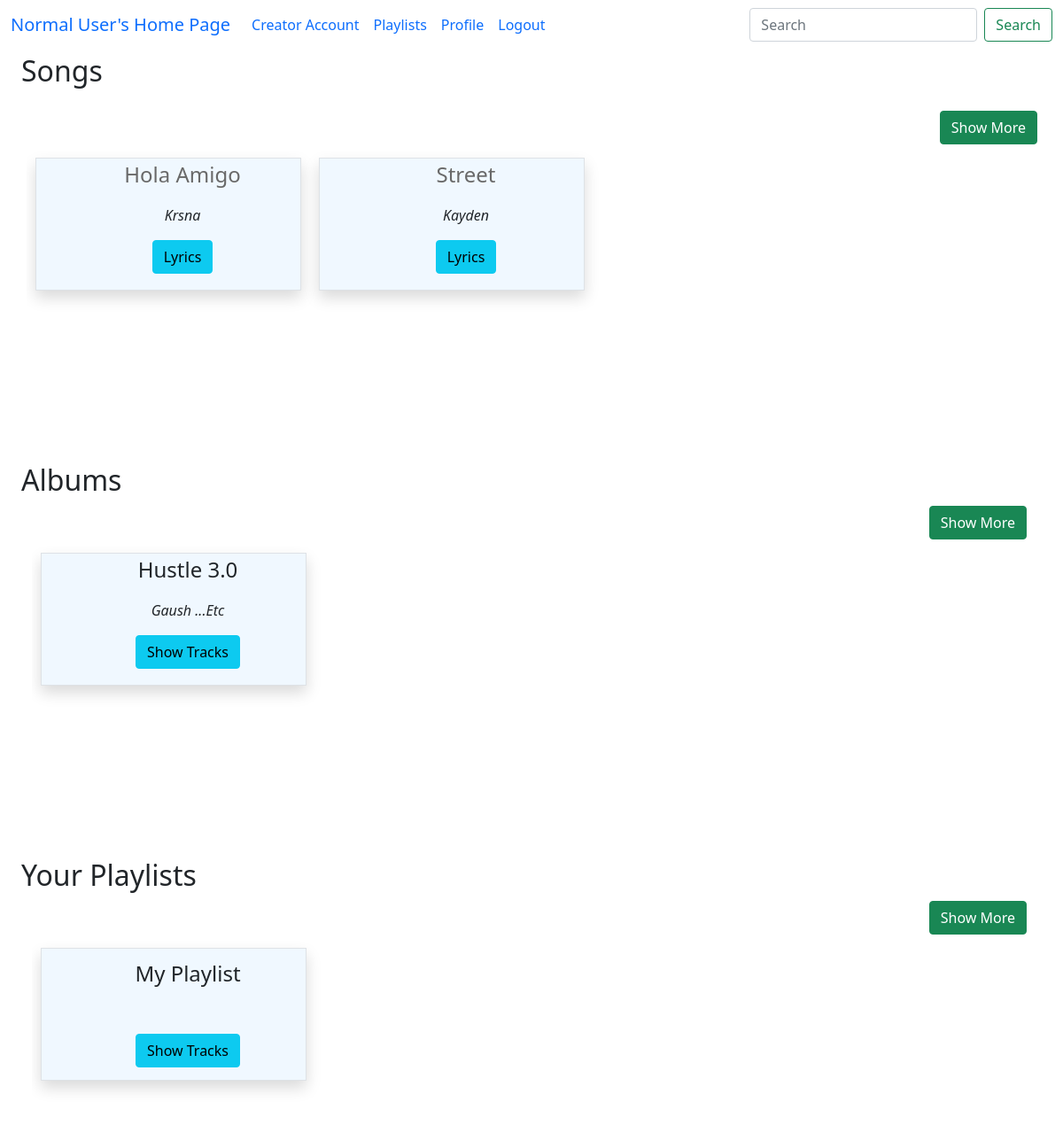
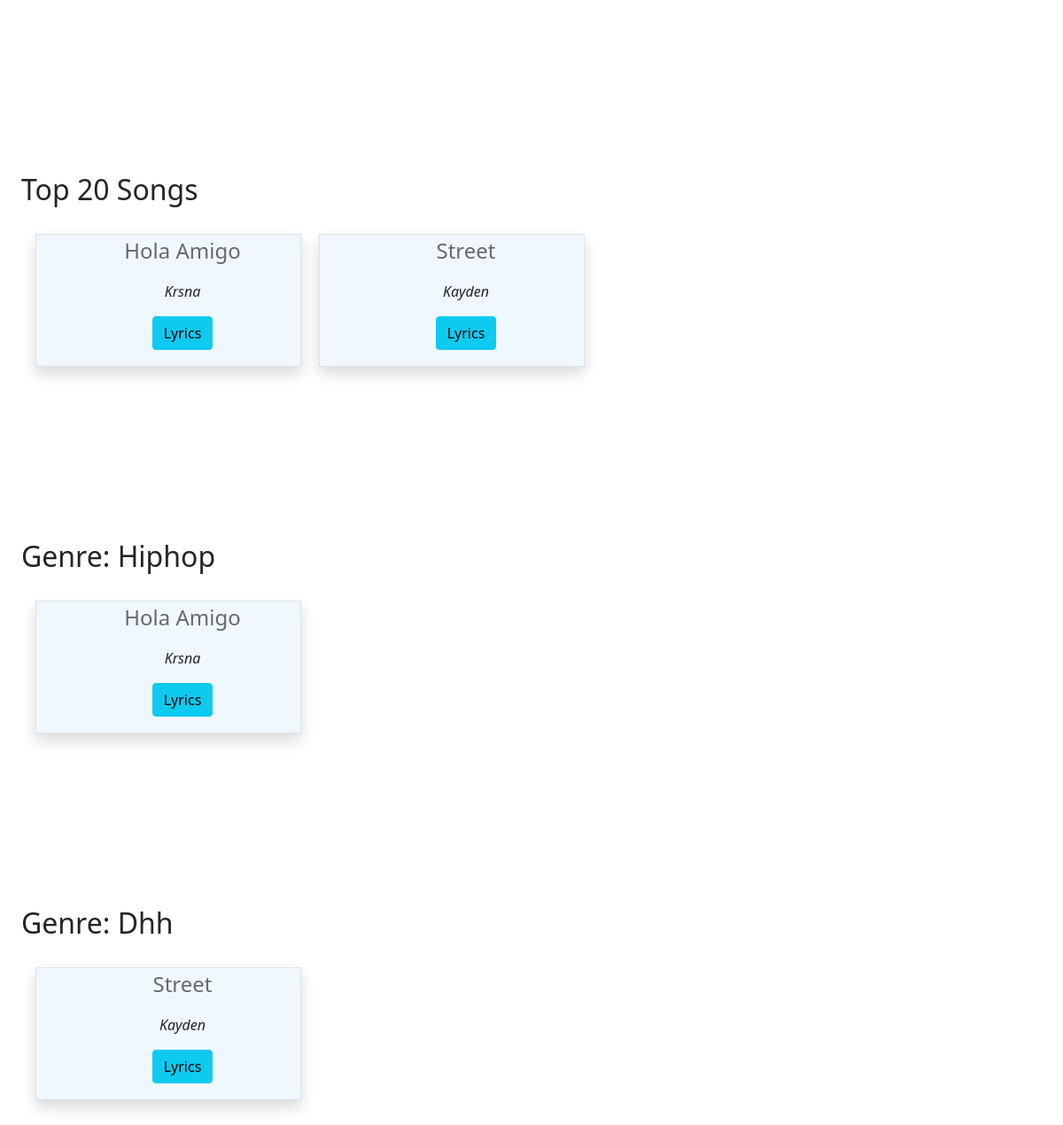
Page /home/1 on the earlier database version (2 pictures, top to bottom).
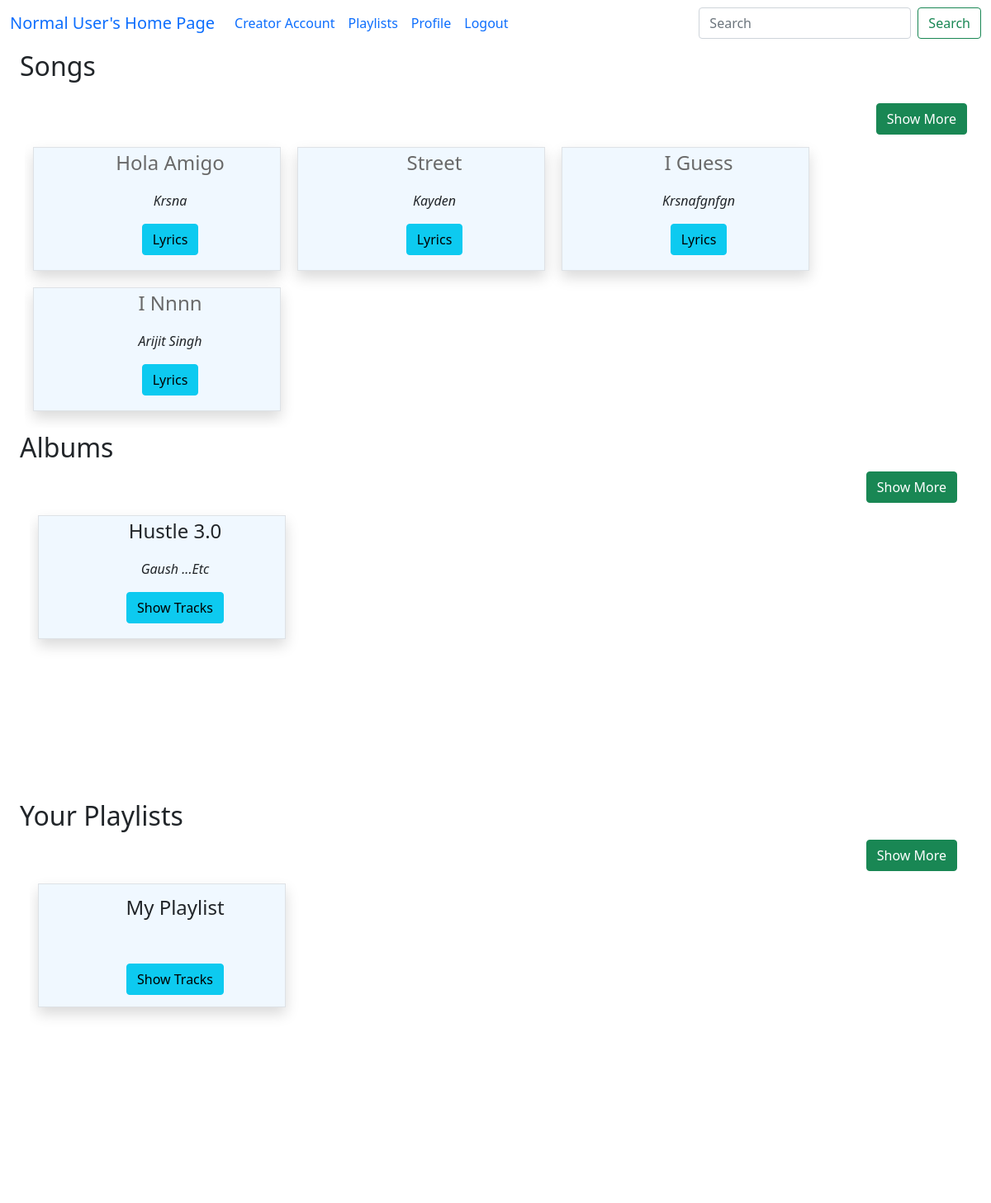
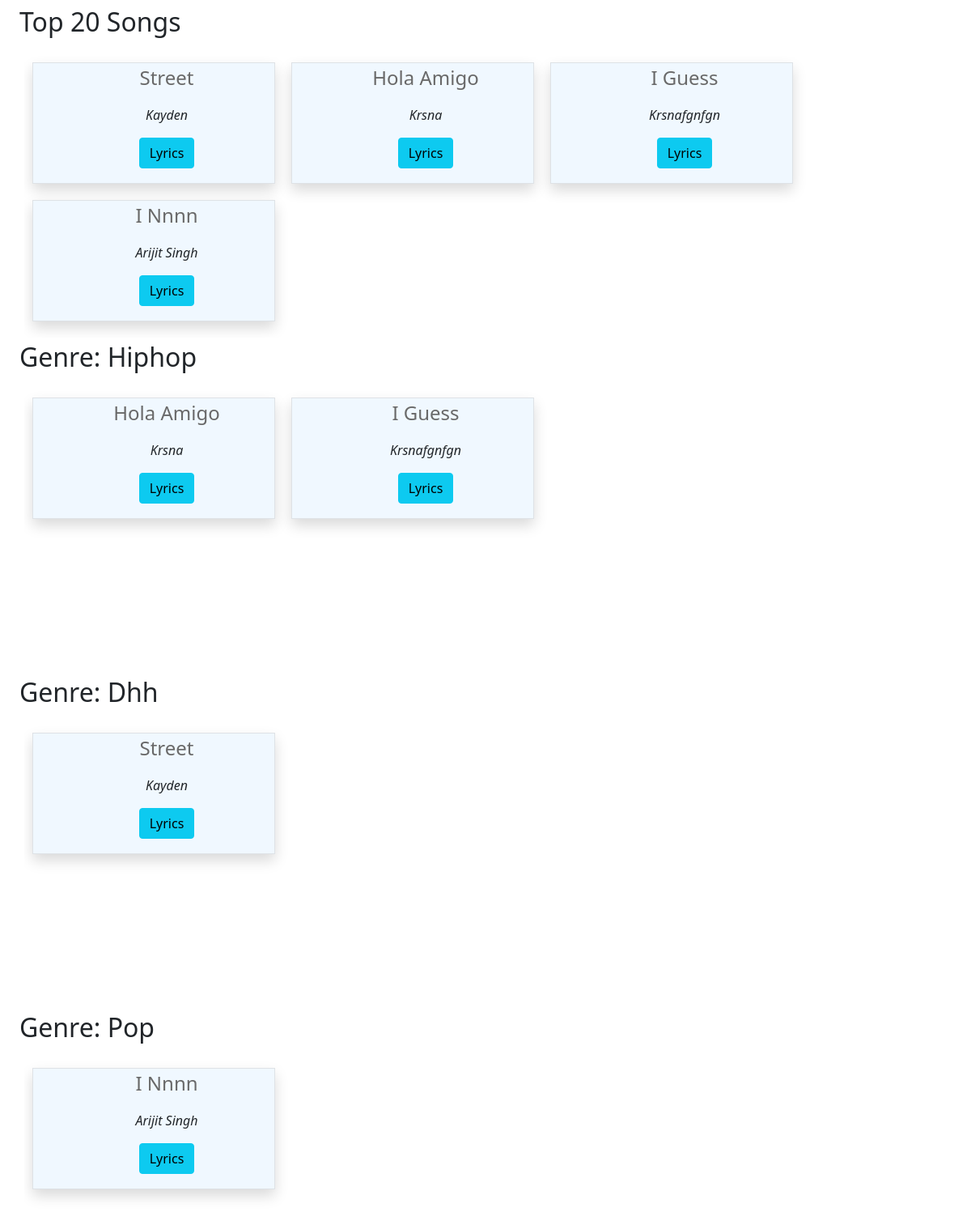
Same page on the later database version (2 pictures, top to bottom).
### model1.py (models this page shows, shortened)
class Song(db.Model):
    song_id = db.Column(db.Integer, primary_key=True)
    song_name = db.Column(db.String(100), nullable=False)
    song_artist = db.Column(db.String(100))
    song_language = db.Column(db.String(30))
    song_genre = db.Column(db.String(50))
    song_lyrics = db.Column(db.Text())   # variable string size
    song_duration = db.Column(db.Integer)  # in seconds
    release_date = db.Column(db.String(20))
    creator_id = db.Column(db.Integer, db.ForeignKey("user.user_id"), nullable=False)
    album_id = db.Column(db.Integer, db.ForeignKey("album.album_id") ,default=None)
    song_path = db.Column(db.String(255),default=None)
    song_thumbnail = db.Column(db.String(255),default=None)
    song_play_count = db.Column(db.Integer, default=0)
    song_flag = db.Column(db.Boolean,default=False)
    song_avg_rating = db.Column(db.Float(), default=0) # included later during devlopement
    creator = db.relationship("User", backref="songs")

class Album(db.Model):
    album_id = db.Column(db.Integer, primary_key=True)
    album_name = db.Column(db.String(100), nullable=False)
    album_genre = db.Column(db.String(50))
    album_artist = db.Column(db.String(100))
    creator_id = db.Column(db.Integer, db.ForeignKey("user.user_id"))
    album_thumbnail = db.Column(db.String(255))
    album_flag = db.Column(db.Boolean,default=False)    #need to add this
    songs = db.relationship("Song", backref="albums",cascade="all, delete")
    creator = db.relationship("User", backref="albums")

class Playlist(db.Model):
    playlist_id = db.Column(db.Integer, primary_key=True)
    playlist_name = db.Column(db.String(100), nullable=False)
    user_id = db.Column(db.Integer, db.ForeignKey("user.user_id"), nullable=False)
    playlist_songs = db.relationship("Playlist_Songs", backref="playlist",cascade="all, delete")
    user = db.relationship("User", backref="playlists")

### app.py (the view)
@app.route("/home/<int:u_id>", methods=["GET", "POST"])
def home_page(u_id):
    songs = Song.query.filter(Song.song_flag==False).all()
    albums = Album.query.filter(Album.album_flag==False).all()
    playlists=Playlist.query.all()
    user = User.query.get(u_id)
    song_genres = Song.query.with_entities(Song.song_genre).distinct().filter(Song.song_flag==False).all()
    song_genre_list = [genre[0] for genre in song_genres]
    top_songs = Song.query.order_by(Song.song_play_count.desc()).limit(20).all()
    if user.isloggedin:
        return render_template("home.html", songs=songs, albums=albums, user=user,playlists=playlists,song_genres=song_genre_list,top_songs=top_songs)
    else:
        return redirect("/")

### app.py (called while the page is built)
@app.context_processor
def search_processor():
    return {'searched': request.form.get("searched")}

### templates/home.html (shortened to what the changed rows need)
<!doctype html>
<html lang="en">
<head>
    <link href="https://cdn.jsdelivr.net/npm/bootstrap@5.0.2/dist/css/bootstrap.min.css" rel="stylesheet"
>
</head>
<body>
    {% extends "general_user_navbar.html" %}
    {% block content %}
    <div class="container-fluid">
        {% if songs|length == 0 %}
        <h2 class="text-center fs-3">No Songs Available</h2>
        {% else %}
        <div class="container-fluid ">
            <div class=" songs container text-center " id="songs">
                <div class="row row-cols-4">
                    {% for song in songs %}
                    <div id="song" class="col text-center border border-primary-subtle shadow"
                        style="text-transform: capitalize; ">
                        <ul type="none">
                            <li>
                                <p class="fs-4 fw-semibold"><a href="/play_song/{{user.user_id}}/{{song.song_id}}"
                                        style="text-decoration: none; color:dimgrey;"
                                        onmouseover="this.style.color='black'"
                                        onmouseout="this.style.color='dimgrey'">{{song.song_name}}</a></p>
                            </li>
                            <li>
                                <p class="fs-6 fw-semibold fst-italic">{{song.song_artist}}</p>
                            </li>
                            <li style="margin: 10px;"><a class="btn btn btn-info"
                                    href="/user_song_lyrics/{{user.user_id}}/{{song.song_id}}" type="button">Lyrics</a>
                            </li>
                        </ul>
                    </div>
                    {% endfor %}
                </div>
            </div>
        </div>
        <div class="container-fluid">
            <div id="albums" class="container-fluid" style="text-transform: capitalize">
                {% if albums|length == 0 %}
                <h2 class="text-center">No album Available</h2>
                {% else %}
                <div class="albums container text-center">
                    <div class="row row-cols-4">
                        {% for album in albums %}
                        <div id="album" class="col  border border-primary-subtle shadow">
                            <ul type="none">
                                <li>
                                    <p class="fs-4 fw-semibold">{{album.album_name}}</p>
                                </li>
                                <li>
                                    <p class="fs-6 fw-semibold fst-italic">{{album.album_artist}}</p>
                                </li>
                                <li style="margin: 10px;"> <a class="btn btn-info"
                                        href="/album_songs/{{user.user_id}}/{{album.album_id}}" role="button">Show
                                        Tracks</a></li>
                            </ul>
                        </div>
                        {% endfor %}
                    </div>
                </div>
            </div>
            {% endif %}
        </div>
        {% if playlists|length == 0 %}
        <!-- <div style="text-align:center ; padding:20px;">
            <h2>No playlist Available</h2>
            <a class="btn btn-primary" href="/add_playlist/{{user.user_id}}">add a playlist</a>
        </div> -->
        {% else %}
        <div class="container-fluid">
            <div id="playlists" class="container-fluid" style="text-transform: capitalize">
                <div class="playlists container text-center">
                    <div class="row row-cols-4">
                        {% for playlist in playlists %}
                        <div id="album" class="col  border border-primary-subtle shadow">
                            <ul type="none">
                                <li style="margin: 10px;">
                                    <p class="fs-4 fw-semibold">{{playlist.playlist_name}}</p>
                                </li>
                                <li style="margin: 50px;"> <a class="btn btn-info"
                                        href="/playlist_songs/{{user.user_id}}/{{playlist.playlist_id}}"
                                        role="button">Show Tracks</a></li>
                            </ul>
                        </div>
                        {% endfor %}
                    </div>
                </div>
            </div>
            {% endif %}
        </div>
        <div class="container-fluid ">
            <div class=" songs container text-center " id="songs">
                <div class="row row-cols-4">
                    {% for song in top_songs %}
                    <div id="song" class="col text-center border border-primary-subtle shadow"
                        style="text-transform: capitalize; ">
                        <ul type="none">
                            <li>
                                <p class="fs-4 fw-semibold"><a href="/play_song/{{user.user_id}}/{{song.song_id}}"
                                        style="text-decoration: none; color:dimgrey;"
                                        onmouseover="this.style.color='black'"
                                        onmouseout="this.style.color='dimgrey'">{{song.song_name}}</a></p>
                            </li>
                            <li>
                                <p class="fs-6 fw-semibold fst-italic">{{song.song_artist}}</p>
                            </li>
                            <li style="margin: 10px;"><a class="btn btn btn-info"
                                    href="/user_song_lyrics/{{user.user_id}}/{{song.song_id}}" type="button">Lyrics</a>
                            </li>
                        </ul>
                    </div>
                    {% endfor %}
                </div>
            </div>
        </div>
        {% for genre in song_genres %}
        <div class="container-fluid ">
            <p class="fs-2 fw-semibold">genre: {{genre}}</p>
            <div class=" songs container text-center " id="songs">
                <div class="row row-cols-4">
                    {% for song in songs %}
                    {% if song.song_genre == genre %}
                    <div id="song" class="col text-center border border-primary-subtle shadow"
                        style="text-transform: capitalize; ">
                        <ul type="none">
                            <li>
                                <p class="fs-4 fw-semibold"><a href="/play_song/{{user.user_id}}/{{song.song_id}}"
                                        style="text-decoration: none; color:dimgrey;"
                                        onmouseover="this.style.color='black'"
                                        onmouseout="this.style.color='dimgrey'">{{song.song_name}}</a></p>
                            </li>
                            <li>
                                <p class="fs-6 fw-semibold fst-italic">{{song.song_artist}}</p>
                            </li>
                            <li style="margin: 10px;"><a class="btn btn btn-info"
                                    href="/user_song_lyrics/{{user.user_id}}/{{song.song_id}}" type="button">Lyrics</a>
                            </li>
                        </ul>
                    </div>
                    {% endif %}
                    {% endfor %}
                </div>
            </div>
        </div>
        {% endfor %}
        {% endif %}
    </div>
    {% endblock %}

Differences in the rows shown:
changed Song "Street": moves up the list
added Song: song_name "I Guess", song_artist "Krsnafgnfgn"
added Song: song_name "I Nnnn", song_artist "Arijit Singh"
Other differences:
new list line: "Genre: Pop"
